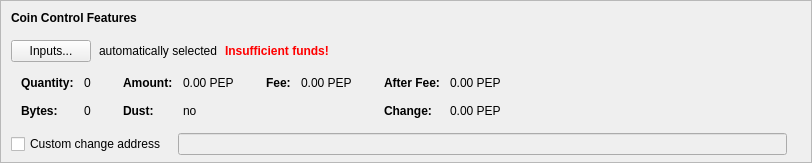
    <widget class="QFrame" name="frameCoinControl">
     <property name="sizePolicy">
      <sizepolicy hsizetype="Expanding" vsizetype="Expanding">
       <horstretch>0</horstretch>
       <verstretch>0</verstretch>
      </sizepolicy>
     </property>
     <property name="maximumSize">
      <size>
       <width>16777215</width>
       <height>16777215</height>
      </size>
     </property>
     <property name="frameShape">
      <enum>QFrame::StyledPanel</enum>
     </property>
     <property name="frameShadow">
      <enum>QFrame::Sunken</enum>
     </property>
     <layout class="QVBoxLayout" name="verticalLayoutCoinControl2">
      <property name="spacing">
       <number>0</number>
      </property>
      <property name="leftMargin">
       <number>0</number>
      </property>
      <property name="topMargin">
       <number>0</number>
      </property>
      <property name="rightMargin">
       <number>0</number>
      </property>
      <property name="bottomMargin">
       <number>6</number>
      </property>
      <item>
       <layout class="QVBoxLayout" name="verticalLayoutCoinControl" stretch="0,0,0,0,1">
        <property name="spacing">
         <number>0</number>
        </property>
        <property name="leftMargin">
         <number>10</number>
        </property>
        <property name="topMargin">
         <number>10</number>
        </property>
        <item>
         <layout class="QHBoxLayout" name="horizontalLayoutCoinControl1">
          <property name="bottomMargin">
           <number>15</number>
          </property>
          <item>
           <widget class="QLabel" name="labelCoinControlFeatures">
            <property name="sizePolicy">
             <sizepolicy hsizetype="Preferred" vsizetype="Maximum">
              <horstretch>0</horstretch>
              <verstretch>0</verstretch>
             </sizepolicy>
            </property>
            <property name="font">
             <font>
              <weight>75</weight>
              <bold>true</bold>
             </font>
            </property>
            <property name="styleSheet">
             <string notr="true">font-weight:bold;</string>
            </property>
            <property name="text">
             <string>Coin Control Features</string>
            </property>
           </widget>
          </item>
         </layout>
        </item>
        <item>
         <layout class="QHBoxLayout" name="horizontalLayoutCoinControl2" stretch="0,0,0,0">
          <property name="spacing">
           <number>8</number>
          </property>
          <property name="bottomMargin">
           <number>10</number>
          </property>
          <item>
           <widget class="QPushButton" name="pushButtonCoinControl">
            <property name="styleSheet">
             <string notr="true"/>
            </property>
            <property name="text">
             <string>Inputs...</string>
            </property>
            <property name="autoDefault">
             <bool>false</bool>
            </property>
           </widget>
          </item>
          <item>
           <widget class="QLabel" name="labelCoinControlAutomaticallySelected">
            <property name="text">
             <string>automatically selected</string>
            </property>
            <property name="margin">
             <number>5</number>
            </property>
           </widget>
          </item>
          <item>
           <widget class="QLabel" name="labelCoinControlInsuffFunds">
            <property name="font">
             <font>
              <weight>75</weight>
              <bold>true</bold>
             </font>
            </property>
            <property name="styleSheet">
             <string notr="true">color:red;font-weight:bold;</string>
            </property>
            <property name="text">
             <string>Insufficient funds!</string>
            </property>
            <property name="margin">
             <number>5</number>
            </property>
           </widget>
          </item>
          <item>
           <spacer name="horizontalSpacerCoinControl">
            <property name="orientation">
             <enum>Qt::Horizontal</enum>
            </property>
            <property name="sizeHint" stdset="0">
             <size>
              <width>40</width>
              <height>1</height>
             </size>
            </property>
           </spacer>
          </item>
         </layout>
        </item>
        <item>
         <widget class="QWidget" name="widgetCoinControl" native="true">
          <property name="sizePolicy">
           <sizepolicy hsizetype="Preferred" vsizetype="Preferred">
            <horstretch>0</horstretch>
            <verstretch>0</verstretch>
           </sizepolicy>
          </property>
          <property name="minimumSize">
           <size>
            <width>0</width>
            <height>0</height>
           </size>
          </property>
          <property name="styleSheet">
           <string notr="true"/>
          </property>
          <layout class="QHBoxLayout" name="horizontalLayoutCoinControl5">
           <property name="leftMargin">
            <number>0</number>
           </property>
           <property name="topMargin">
            <number>0</number>
           </property>
           <property name="rightMargin">
            <number>0</number>
           </property>
           <property name="bottomMargin">
            <number>0</number>
           </property>
           <item>
            <layout class="QHBoxLayout" name="horizontalLayoutCoinControl3" stretch="0,0,0,1">
             <property name="spacing">
              <number>20</number>
             </property>
             <property name="topMargin">
              <number>0</number>
             </property>
             <property name="bottomMargin">
              <number>10</number>
             </property>
             <item>
              <layout class="QFormLayout" name="formLayoutCoinControl1">
               <property name="horizontalSpacing">
                <number>10</number>
               </property>
               <property name="verticalSpacing">
                <number>14</number>
               </property>
               <property name="leftMargin">
                <number>10</number>
               </property>
               <property name="topMargin">
                <number>4</number>
               </property>
               <property name="rightMargin">
                <number>6</number>
               </property>
               <item row="0" column="0">
                <widget class="QLabel" name="labelCoinControlQuantityText">
                 <property name="font">
                  <font>
                   <weight>75</weight>
                   <bold>true</bold>
                  </font>
                 </property>
                 <property name="text">
                  <string>Quantity:</string>
                 </property>
                 <property name="margin">
                  <number>0</number>
                 </property>
                </widget>
               </item>
               <item row="0" column="1">
                <widget class="QLabel" name="labelCoinControlQuantity">
                 <property name="cursor">
                  <cursorShape>IBeamCursor</cursorShape>
                 </property>
                 <property name="contextMenuPolicy">
                  <enum>Qt::ActionsContextMenu</enum>
                 </property>
                 <property name="text">
                  <string notr="true">0</string>
                 </property>
                 <property name="margin">
                  <number>0</number>
                 </property>
                 <property name="textInteractionFlags">
                  <set>Qt::LinksAccessibleByMouse|Qt::TextSelectableByKeyboard|Qt::TextSelectableByMouse</set>
                 </property>
                </widget>
               </item>
               <item row="1" column="0">
                <widget class="QLabel" name="labelCoinControlBytesText">
                 <property name="font">
                  <font>
                   <weight>75</weight>
                   <bold>true</bold>
                  </font>
                 </property>
                 <property name="text">
                  <string>Bytes:</string>
                 </property>
                </widget>
               </item>
               <item row="1" column="1">
                <widget class="QLabel" name="labelCoinControlBytes">
                 <property name="cursor">
                  <cursorShape>IBeamCursor</cursorShape>
                 </property>
                 <property name="contextMenuPolicy">
                  <enum>Qt::ActionsContextMenu</enum>
                 </property>
                 <property name="text">
                  <string notr="true">0</string>
                 </property>
                 <property name="textInteractionFlags">
                  <set>Qt::LinksAccessibleByMouse|Qt::TextSelectableByKeyboard|Qt::TextSelectableByMouse</set>
                 </property>
                </widget>
               </item>
              </layout>
             </item>
             <item>
              <layout class="QFormLayout" name="formLayoutCoinControl2">
               <property name="horizontalSpacing">
                <number>10</number>
               </property>
               <property name="verticalSpacing">
                <number>14</number>
               </property>
               <property name="leftMargin">
                <number>6</number>
               </property>
               <property name="topMargin">
                <number>4</number>
               </property>
               <property name="rightMargin">
                <number>6</number>
               </property>
               <item row="0" column="0">
                <widget class="QLabel" name="labelCoinControlAmountText">
                 <property name="font">
                  <font>
                   <weight>75</weight>
                   <bold>true</bold>
                  </font>
                 </property>
                 <property name="text">
                  <string>Amount:</string>
                 </property>
                 <property name="margin">
                  <number>0</number>
                 </property>
                </widget>
               </item>
               <item row="0" column="1">
                <widget class="QLabel" name="labelCoinControlAmount">
                 <property name="cursor">
                  <cursorShape>IBeamCursor</cursorShape>
                 </property>
                 <property name="contextMenuPolicy">
                  <enum>Qt::ActionsContextMenu</enum>
                 </property>
                 <property name="text">
                  <string notr="true">0.00 PEP</string>
                 </property>
                 <property name="textInteractionFlags">
                  <set>Qt::LinksAccessibleByMouse|Qt::TextSelectableByKeyboard|Qt::TextSelectableByMouse</set>
                 </property>
                </widget>
               </item>
               <item row="1" column="0">
                <widget class="QLabel" name="labelCoinControlLowOutputText">
                 <property name="font">
                  <font>
                   <weight>75</weight>
                   <bold>true</bold>
                  </font>
                 </property>
                 <property name="text">
                  <string>Dust:</string>
                 </property>
                </widget>
               </item>
               <item row="1" column="1">
                <widget class="QLabel" name="labelCoinControlLowOutput">
                 <property name="cursor">
                  <cursorShape>IBeamCursor</cursorShape>
                 </property>
                 <property name="contextMenuPolicy">
                  <enum>Qt::ActionsContextMenu</enum>
                 </property>
                 <property name="text">
                  <string notr="true">no</string>
                 </property>
                 <property name="textInteractionFlags">
                  <set>Qt::LinksAccessibleByMouse|Qt::TextSelectableByKeyboard|Qt::TextSelectableByMouse</set>
                 </property>
                </widget>
               </item>
              </layout>
             </item>
             <item>
              <layout class="QFormLayout" name="formLayoutCoinControl3">
               <property name="horizontalSpacing">
                <number>10</number>
               </property>
               <property name="verticalSpacing">
                <number>14</number>
               </property>
               <property name="leftMargin">
                <number>6</number>
               </property>
               <property name="topMargin">
                <number>4</number>
               </property>
               <property name="rightMargin">
                <number>6</number>
               </property>
               <item row="0" column="0">
                <widget class="QLabel" name="labelCoinControlFeeText">
                 <property name="font">
                  <font>
                   <weight>75</weight>
                   <bold>true</bold>
                  </font>
                 </property>
                 <property name="text">
                  <string>Fee:</string>
                 </property>
                 <property name="margin">
                  <number>0</number>
                 </property>
                </widget>
               </item>
               <item row="0" column="1">
                <widget class="QLabel" name="labelCoinControlFee">
                 <property name="cursor">
                  <cursorShape>IBeamCursor</cursorShape>
                 </property>
                 <property name="contextMenuPolicy">
                  <enum>Qt::ActionsContextMenu</enum>
                 </property>
                 <property name="text">
                  <string notr="true">0.00 PEP</string>
                 </property>
                 <property name="textInteractionFlags">
                  <set>Qt::LinksAccessibleByMouse|Qt::TextSelectableByKeyboard|Qt::TextSelectableByMouse</set>
                 </property>
                </widget>
               </item>
              </layout>
             </item>
             <item>
              <layout class="QFormLayout" name="formLayoutCoinControl4">
               <property name="horizontalSpacing">
                <number>10</number>
               </property>
               <property name="verticalSpacing">
                <number>14</number>
               </property>
               <property name="leftMargin">
                <number>6</number>
               </property>
               <property name="topMargin">
                <number>4</number>
               </property>
               <property name="rightMargin">
                <number>6</number>
               </property>
               <item row="0" column="0">
                <widget class="QLabel" name="labelCoinControlAfterFeeText">
                 <property name="font">
                  <font>
                   <weight>75</weight>
                   <bold>true</bold>
                  </font>
                 </property>
                 <property name="text">
                  <string>After Fee:</string>
                 </property>
                 <property name="margin">
                  <number>0</number>
                 </property>
                </widget>
               </item>
               <item row="0" column="1">
                <widget class="QLabel" name="labelCoinControlAfterFee">
                 <property name="cursor">
                  <cursorShape>IBeamCursor</cursorShape>
                 </property>
                 <property name="contextMenuPolicy">
                  <enum>Qt::ActionsContextMenu</enum>
                 </property>
                 <property name="text">
                  <string notr="true">0.00 PEP</string>
                 </property>
                 <property name="textInteractionFlags">
                  <set>Qt::LinksAccessibleByMouse|Qt::TextSelectableByKeyboard|Qt::TextSelectableByMouse</set>
                 </property>
                </widget>
               </item>
               <item row="1" column="0">
                <widget class="QLabel" name="labelCoinControlChangeText">
                 <property name="font">
                  <font>
                   <weight>75</weight>
                   <bold>true</bold>
                  </font>
                 </property>
                 <property name="text">
                  <string>Change:</string>
                 </property>
                </widget>
               </item>
               <item row="1" column="1">
                <widget class="QLabel" name="labelCoinControlChange">
                 <property name="cursor">
                  <cursorShape>IBeamCursor</cursorShape>
                 </property>
                 <property name="contextMenuPolicy">
                  <enum>Qt::ActionsContextMenu</enum>
                 </property>
                 <property name="text">
                  <string notr="true">0.00 PEP</string>
                 </property>
                 <property name="textInteractionFlags">
                  <set>Qt::LinksAccessibleByMouse|Qt::TextSelectableByKeyboard|Qt::TextSelectableByMouse</set>
                 </property>
                </widget>
               </item>
              </layout>
             </item>
            </layout>
           </item>
          </layout>
         </widget>
        </item>
        <item>
         <layout class="QHBoxLayout" name="horizontalLayoutCoinControl4" stretch="0,0,0">
          <property name="spacing">
           <number>12</number>
          </property>
          <property name="sizeConstraint">
           <enum>QLayout::SetDefaultConstraint</enum>
          </property>
          <property name="topMargin">
           <number>5</number>
          </property>
          <property name="rightMargin">
           <number>5</number>
          </property>
          <item>
           <widget class="QCheckBox" name="checkBoxCoinControlChange">
            <property name="toolTip">
             <string>If this is activated, but the change address is empty or invalid, change will be sent to a newly generated address.</string>
            </property>
            <property name="text">
             <string>Custom change address</string>
            </property>
           </widget>
          </item>
          <item>
           <widget class="QValidatedLineEdit" name="lineEditCoinControlChange">
            <property name="enabled">
             <bool>false</bool>
            </property>
            <property name="sizePolicy">
             <sizepolicy hsizetype="Expanding" vsizetype="Fixed">
              <horstretch>0</horstretch>
              <verstretch>0</verstretch>
             </sizepolicy>
            </property>
           </widget>
          </item>
          <item>
           <widget class="QLabel" name="labelCoinControlChangeLabel">
            <property name="sizePolicy">
             <sizepolicy hsizetype="Preferred" vsizetype="Expanding">
              <horstretch>0</horstretch>
              <verstretch>0</verstretch>
             </sizepolicy>
            </property>
            <property name="minimumSize">
             <size>
              <width>0</width>
              <height>0</height>
             </size>
            </property>
            <property name="text">
             <string/>
            </property>
            <property name="margin">
             <number>3</number>
            </property>
           </widget>
          </item>
         </layout>
        </item>
        <item>
         <spacer name="verticalSpacerCoinControl">
          <property name="orientation">
           <enum>Qt::Vertical</enum>
          </property>
          <property name="sizeHint" stdset="0">
           <size>
            <width>800</width>
            <height>1</height>
           </size>
          </property>
         </spacer>
        </item>
       </layout>
      </item>
     </layout>
    </widget>
